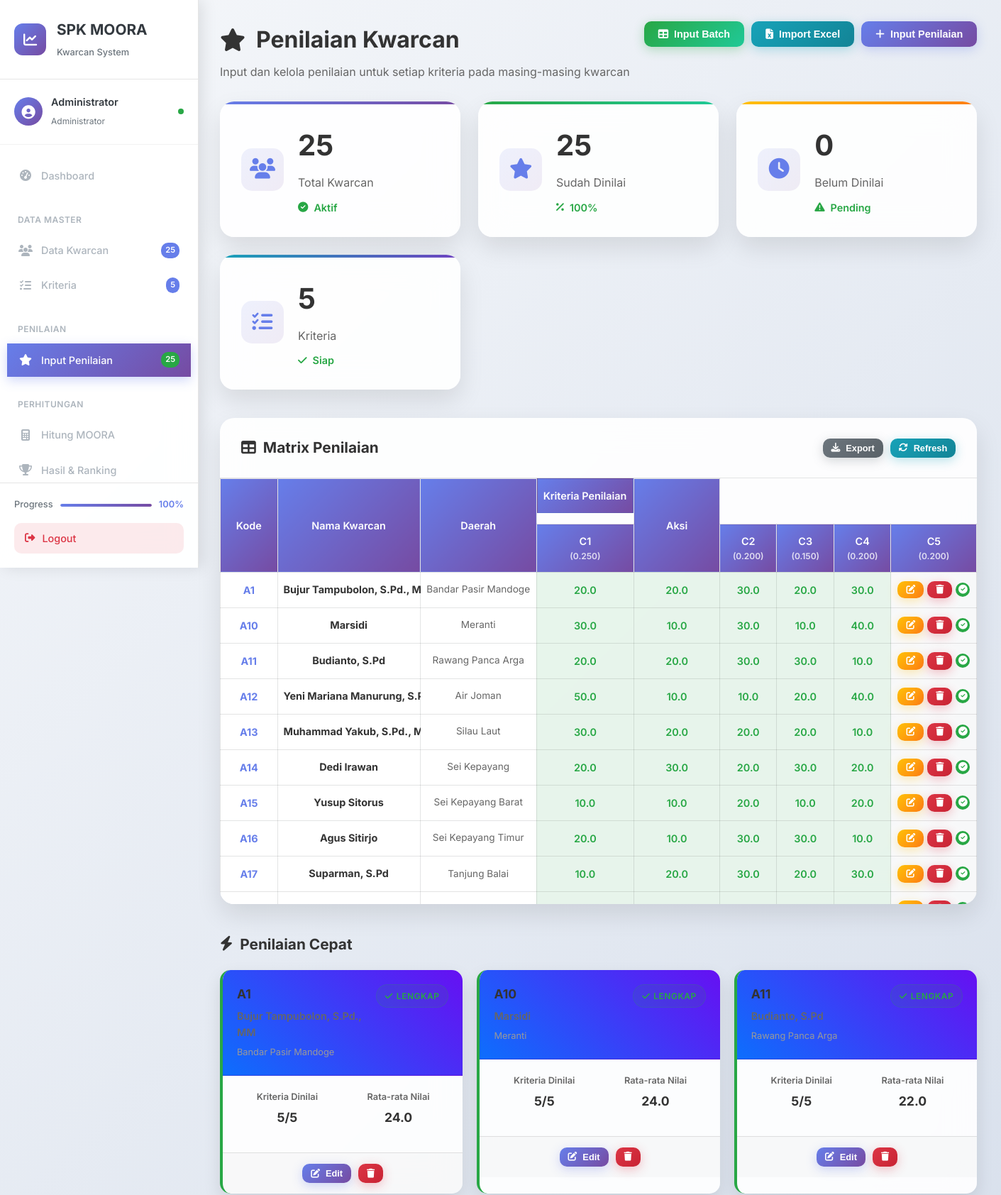
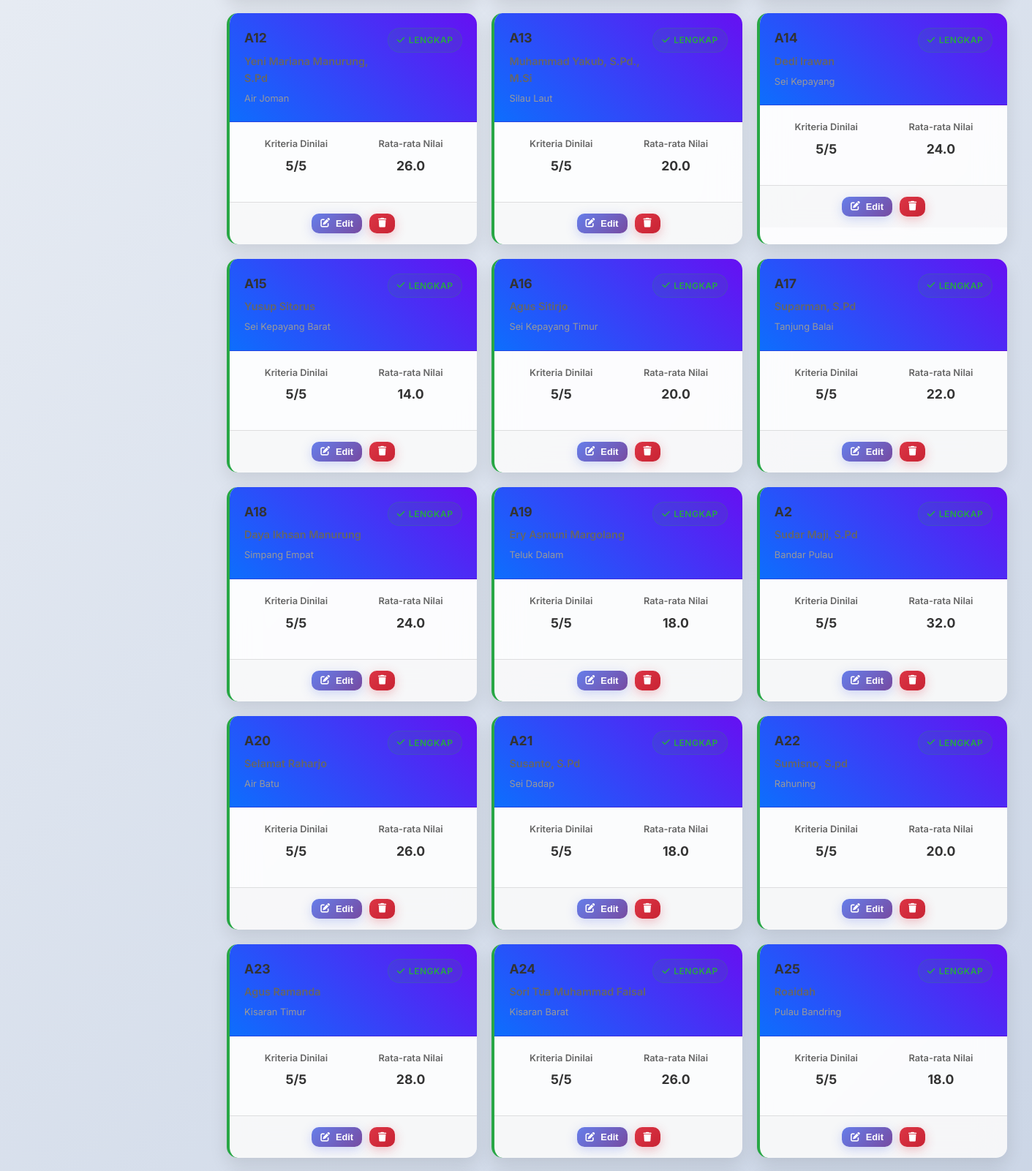
The app's page /admin/penilaian.php (signed in, upper part) with its own data (2 pictures, top to bottom).
### tables this page shows
CREATE TABLE `kriteria` (
  `id` int(11) NOT NULL,
  `kode_kriteria` varchar(10) NOT NULL,
  `nama_kriteria` varchar(100) NOT NULL,
  `bobot` decimal(5,3) NOT NULL,
  `jenis` enum('benefit','cost') NOT NULL DEFAULT 'benefit',
  `keterangan` text DEFAULT NULL,
  `created_at` timestamp NOT NULL DEFAULT current_timestamp(),
  `updated_at` timestamp NOT NULL DEFAULT current_timestamp() ON UPDATE current_timestamp()
);

CREATE TABLE `kwarcan` (
  `id` int(11) NOT NULL,
  `kode_kwarcan` varchar(10) NOT NULL,
  `nama_kwarcan` varchar(100) NOT NULL,
  `daerah` varchar(100) NOT NULL,
  `kontak` varchar(50) DEFAULT NULL,
  `keterangan` text DEFAULT NULL,
  `status` enum('aktif','nonaktif') DEFAULT 'aktif',
  `created_at` timestamp NOT NULL DEFAULT current_timestamp(),
  `updated_at` timestamp NOT NULL DEFAULT current_timestamp() ON UPDATE current_timestamp()
);

### admin/penilaian.php (the view, shortened to what this page needs)
<?php
    require_once '../config/database.php';
    try {
        $stmt = $pdo->query("SELECT COUNT(*) as total FROM kwarcan WHERE status = 'aktif'");
        $total_kwarcan = $stmt->fetch()['total'];
        $stmt = $pdo->query("SELECT COUNT(DISTINCT kwarcan_id) as total FROM penilaian");
        $total_assessed = $stmt->fetch()['total'];
        $progress = $total_kwarcan > 0 ? round(($total_assessed / $total_kwarcan) * 100, 1) : 0;
        $stmt = $pdo->query("
            SELECT k.*,
                (SELECT COUNT(*) FROM penilaian p WHERE p.kwarcan_id = k.id) as penilaian_count,
                (SELECT AVG(p.nilai) FROM penilaian p WHERE p.kwarcan_id = k.id) as rata_nilai
            FROM kwarcan k
            WHERE k.status = 'aktif'
            ORDER BY k.kode_kwarcan ASC
        ");
        $kwarcan_list = $stmt->fetchAll();
        $stmt = $pdo->query("SELECT * FROM kriteria ORDER BY kode_kriteria ASC");
        $kriteria_list = $stmt->fetchAll();
        $stmt = $pdo->query("
            SELECT k.id as kwarcan_id, k.kode_kwarcan, k.nama_kwarcan, k.daerah,
                kr.id as kriteria_id, kr.kode_kriteria, kr.nama_kriteria,
                p.nilai
            FROM kwarcan k
            CROSS JOIN kriteria kr
            LEFT JOIN penilaian p ON k.id = p.kwarcan_id AND kr.id = p.kriteria_id
            WHERE k.status = 'aktif'
            ORDER BY k.kode_kwarcan ASC, kr.kode_kriteria ASC
        ");
        $matrix_data = $stmt->fetchAll();
        $assessment_matrix = [];
        foreach ($matrix_data as $row) {
            $assessment_matrix[$row['kwarcan_id']][$row['kriteria_id']] = $row['nilai'];
            if (!isset($assessment_matrix[$row['kwarcan_id']]['info'])) {
                $assessment_matrix[$row['kwarcan_id']]['info'] = [
                    'kode_kwarcan' => $row['kode_kwarcan'],
                    'nama_kwarcan' => $row['nama_kwarcan'],
                    'daerah' => $row['daerah']
                ];
            }
        }
    } catch (Exception $e) {
        $total_kwarcan = $total_assessed = $total_kriteria = 0;
        $progress = 0;
        $kwarcan_list = [];
        $kriteria_list = [];
        $assessment_matrix = [];
    }
?>
<?php include '../includes/header.php'; ?>
<div class="dashboard-container">
    <?php include '../includes/sidebar.php'; ?>
    <div class="content">
        <div class="content-header">
            <div class="header-title">
                <h1><i class="fas fa-star"></i> Penilaian Kwarcan</h1>
                <p>Input dan kelola penilaian untuk setiap kriteria pada masing-masing kwarcan</p>
            </div>
            <div class="header-actions">
                <button class="btn btn-success" onclick="openBatchModal()">
                    <i class="fas fa-table"></i> Input Batch
                </button>
                <button class="btn btn-info" onclick="openImportModal()">
                    <i class="fas fa-file-excel"></i> Import Excel
                </button>
                <button class="btn btn-primary" onclick="openSingleModal()">
                    <i class="fas fa-plus"></i> Input Penilaian
                </button>
            </div>
        </div>
        <div class="stats-grid">
            <div class="stat-card primary">
                <div class="stat-icon">
                    <i class="fas fa-users"></i>
                </div>
                <div class="stat-content">
                    <h3><?= $total_kwarcan ?></h3>
                    <p>Total Kwarcan</p>
                    <div class="stat-trend">
                        <i class="fas fa-check-circle"></i>
                        <span>Aktif</span>
                    </div>
                </div>
            </div>
            <div class="stat-card success">
                <div class="stat-icon">
                    <i class="fas fa-star"></i>
                </div>
                <div class="stat-content">
                    <h3><?= $total_assessed ?></h3>
                    <p>Sudah Dinilai</p>
                    <div class="stat-trend">
                        <i class="fas fa-percentage"></i>
                        <span><?= $progress ?>%</span>
                    </div>
                </div>
            </div>
            <div class="stat-card warning">
                <div class="stat-icon">
                    <i class="fas fa-clock"></i>
                </div>
                <div class="stat-content">
                    <h3><?= $total_kwarcan - $total_assessed ?></h3>
                    <p>Belum Dinilai</p>
                    <div class="stat-trend">
                        <i class="fas fa-exclamation-triangle"></i>
                        <span>Pending</span>
                    </div>
                </div>
            </div>
            <div class="stat-card info">
                <div class="stat-icon">
                    <i class="fas fa-list-check"></i>
                </div>
                <div class="stat-content">
                    <h3><?= $total_kriteria ?></h3>
                    <p>Kriteria</p>
                    <div class="stat-trend">
                        <i class="fas fa-check"></i>
                        <span>Siap</span>
                    </div>
                </div>
            </div>
        </div>
        <div class="matrix-card">
            <div class="matrix-header">
                <h3><i class="fas fa-table"></i> Matrix Penilaian</h3>
                <div class="matrix-actions">
                    <button class="btn btn-secondary btn-sm" onclick="exportMatrix()">
                        <i class="fas fa-download"></i> Export
                    </button>
                    <button class="btn btn-info btn-sm" onclick="refreshMatrix()">
                        <i class="fas fa-sync-alt"></i> Refresh
                    </button>
                </div>
            </div>
            <div class="matrix-content">
                <?php if (!empty($assessment_matrix) && !empty($kriteria_list)): ?>
                    <div class="table-responsive">
                        <table class="matrix-table">
                            <thead>
                                <tr>
                                    <th rowspan="2" class="sticky-col">Kode</th>
                                    <th rowspan="2" class="sticky-col-2">Nama Kwarcan</th>
                                    <th rowspan="2" class="sticky-col-3">Daerah</th>
                                    <th colspan="<?= count($kriteria_list) ?>" class="criteria-header">Kriteria Penilaian</th>
                                    <th rowspan="2" class="action-col">Aksi</th>
                                </tr>
                                <tr>
                                    <?php foreach ($kriteria_list as $kriteria): ?>
                                        <th class="criteria-col" title="<?= htmlspecialchars($kriteria['nama_kriteria']) ?>">
                                            <?= htmlspecialchars($kriteria['kode_kriteria']) ?>
                                            <small>(<?= $kriteria['bobot'] ?>)</small>
                                        </th>
                                    <?php endforeach; ?>
                                </tr>
                            </thead>
                            <tbody>
                                <?php foreach ($assessment_matrix as $kwarcan_id => $data): ?>
                                    <?php if (isset($data['info'])): ?>
                                        <tr class="matrix-row" data-kwarcan-id="<?= $kwarcan_id ?>">
                                            <td class="sticky-col kode-col">
                                                <?= htmlspecialchars($data['info']['kode_kwarcan']) ?>
                                            </td>
                                            <td class="sticky-col-2 nama-col">
                                                <strong><?= htmlspecialchars($data['info']['nama_kwarcan']) ?></strong>
                                            </td>
                                            <td class="sticky-col-3 daerah-col">
                                                <?= htmlspecialchars($data['info']['daerah']) ?>
                                            </td>
                                            <?php
                                            $has_complete_assessment = true;
                                            ?>
                                            <?php foreach ($kriteria_list as $kriteria): ?>
                                                <?php
                                                $nilai = $data[$kriteria['id']] ?? null;
                                                ?>
                                                <td class="nilai-col <?= $nilai !== null ? 'has-value' : 'no-value' ?>">
                                                    <?= $nilai !== null ? number_format($nilai, 1) : '-' ?>
                                                </td>
                                            <?php endforeach; ?>
                                            <td class="action-col">
                                                <div class="action-buttons">
                                                    <button class="btn btn-sm btn-warning" onclick="editAssessment(<?= $kwarcan_id ?>)" title="Edit">
                                                        <i class="fas fa-edit"></i>
                                                    </button>
                                                    <?php if ($has_complete_assessment): ?>
                                                        <button class="btn btn-sm btn-danger" onclick="deleteAssessment(<?= $kwarcan_id ?>, '<?= htmlspecialchars($data['info']['nama_kwarcan']) ?>')" title="Hapus">
                                                            <i class="fas fa-trash"></i>
                                                        </button>
                                                        <span class="assessment-status complete" title="Penilaian Lengkap">
                                                            <i class="fas fa-check-circle"></i>
                                                        </span>
                                                    <?php else: ?>
                                                        <span class="assessment-status incomplete" title="Penilaian Belum Lengkap">
                                                            <i class="fas fa-exclamation-circle"></i>
                                                        </span>
                                                    <?php endif; ?>
                                                </div>
                                            </td>
                                        </tr>
                                    <?php endif; ?>
                                <?php endforeach; ?>
                            </tbody>
                        </table>
                    </div>
                <?php endif; ?>
            </div>
        </div>
        <div class="quick-assessment">
            <h3><i class="fas fa-bolt"></i> Penilaian Cepat</h3>
            <div class="assessment-grid">
                <?php foreach ($kwarcan_list as $kwarcan): ?>
                    <div class="assessment-card <?= $kwarcan['penilaian_count'] > 0 ? 'assessed' : 'not-assessed' ?>">
                        <div class="card-header">
                            <div class="kwarcan-info">
                                <h4><?= htmlspecialchars($kwarcan['kode_kwarcan']) ?></h4>
                                <p><?= htmlspecialchars($kwarcan['nama_kwarcan']) ?></p>
                                <small><?= htmlspecialchars($kwarcan['daerah']) ?></small>
                            </div>
                            <div class="assessment-status-badge">
                                <?php if ($kwarcan['penilaian_count'] >= $total_kriteria): ?>
                                    <span class="badge badge-success">
                                        <i class="fas fa-check"></i> Lengkap
                                    </span>
                                <?php elseif ($kwarcan['penilaian_count'] > 0): ?>
                                    <span class="badge badge-warning">
                                        <i class="fas fa-clock"></i> Parsial
                                    </span>
                                <?php else: ?>
                                    <span class="badge badge-danger">
                                        <i class="fas fa-times"></i> Belum
                                    </span>
                                <?php endif; ?>
                            </div>
                        </div>
                        <div class="card-content">
                            <?php if ($kwarcan['penilaian_count'] > 0): ?>
                                <div class="assessment-summary">
                                    <div class="summary-item">
                                        <label>Kriteria Dinilai</label>
                                        <span><?= $kwarcan['penilaian_count'] ?>/<?= $total_kriteria ?></span>
                                    </div>
                                    <div class="summary-item">
                                        <label>Rata-rata Nilai</label>
                                        <span><?= $kwarcan['rata_nilai'] ? number_format($kwarcan['rata_nilai'], 1) : '-' ?></span>
                                    </div>
                                </div>
                            <?php endif; ?>
                        </div>
                        <div class="card-actions">
                            <button class="btn btn-primary btn-sm" onclick="editAssessment(<?= $kwarcan['id'] ?>)">
                                <i class="fas fa-<?= $kwarcan['penilaian_count'] > 0 ? 'edit' : 'plus' ?>"></i>
                                <?= $kwarcan['penilaian_count'] > 0 ? 'Edit' : 'Input' ?>
                            </button>
                            <?php if ($kwarcan['penilaian_count'] > 0): ?>
                                <button class="btn btn-danger btn-sm" onclick="deleteAssessment(<?= $kwarcan['id'] ?>, '<?= htmlspecialchars($kwarcan['nama_kwarcan']) ?>')">
                                    <i class="fas fa-trash"></i>
                                </button>
                            <?php endif; ?>
                        </div>
                    </div>
                <?php endforeach; ?>
            </div>
        </div>
    </div>
</div>
<?php include '../includes/footer.php'; ?>

### records on screen
kriteria: kode_kriteria "C1", bobot "0.250", id "20.0", id "30.0", id "50.0", id "10.0"
kriteria: kode_kriteria "C2", bobot "0.200", id "20.0", id "10.0", id "30.0"
kriteria: kode_kriteria "C3", bobot "0.150", id "30.0", id "10.0", id "20.0"
kriteria: kode_kriteria "C4", bobot "0.200", id "20.0", id "10.0", id "30.0"
kriteria: kode_kriteria "C5", bobot "0.200", id "30.0", id "40.0", id "10.0", id "20.0"
kwarcan: kode_kwarcan "A1", nama_kwarcan "Bujur Tampubolon, S.Pd., MM", daerah "Bandar Pasir Mandoge", penilaian_count "5", total_kriteria "5", rata_nilai "24.0"
kwarcan: kode_kwarcan "A10", daerah "Meranti", penilaian_count "5", total_kriteria "5", rata_nilai "24.0"
kwarcan: kode_kwarcan "A11", daerah "Rawang Panca Arga", penilaian_count "5", total_kriteria "5", rata_nilai "22.0"
kwarcan: kode_kwarcan "A12", nama_kwarcan "Yeni Mariana Manurung, S.Pd", daerah "Air Joman", penilaian_count "5", total_kriteria "5", rata_nilai "26.0"
kwarcan: kode_kwarcan "A13", nama_kwarcan "Muhammad Yakub, S.Pd., M.Si", daerah "Silau Laut", penilaian_count "5", total_kriteria "5", rata_nilai "20.0"
kwarcan: kode_kwarcan "A14", daerah "Sei Kepayang", penilaian_count "5", total_kriteria "5", rata_nilai "24.0"
kwarcan: kode_kwarcan "A15", daerah "Sei Kepayang Barat", penilaian_count "5", total_kriteria "5", rata_nilai "14.0"
kwarcan: kode_kwarcan "A16", daerah "Sei Kepayang Timur", penilaian_count "5", total_kriteria "5", rata_nilai "20.0"
kwarcan: kode_kwarcan "A17", daerah "Tanjung Balai", penilaian_count "5", total_kriteria "5", rata_nilai "22.0"
kwarcan: kode_kwarcan "A18", nama_kwarcan "Daya Ikhsan Manurung", daerah "Simpang Empat", penilaian_count "5", total_kriteria "5", rata_nilai "24.0"
kwarcan: kode_kwarcan "A19", nama_kwarcan "Ery Asmuni Margolang", daerah "Teluk Dalam", penilaian_count "5", total_kriteria "5", rata_nilai "18.0"
kwarcan: kode_kwarcan "A2", daerah "Bandar Pulau", penilaian_count "5", total_kriteria "5", rata_nilai "32.0"
kwarcan: kode_kwarcan "A20", daerah "Air Batu", penilaian_count "5", total_kriteria "5", rata_nilai "26.0"
kwarcan: kode_kwarcan "A21", daerah "Sei Dadap", penilaian_count "5", total_kriteria "5", rata_nilai "18.0"
kwarcan: kode_kwarcan "A22", daerah "Rahuning", penilaian_count "5", total_kriteria "5", rata_nilai "20.0"
kwarcan: kode_kwarcan "A23", daerah "Kisaran Timur", penilaian_count "5", total_kriteria "5", rata_nilai "28.0"
kwarcan: kode_kwarcan "A24", nama_kwarcan "Sori Tua Muhammad Faisal", daerah "Kisaran Barat", penilaian_count "5", total_kriteria "5", rata_nilai "26.0"
kwarcan: kode_kwarcan "A25", daerah "Pulau Bandring", penilaian_count "5", total_kriteria "5", rata_nilai "18.0"

### other values on screen
$_SESSION['admin_nama'] "Administrator"
$total_kwarcan "25"
$total_kriteria "5"
$total_penilaian "25"
$total_assessed "25"
$progress "100"
$total_kwarcan - $total_assessed "0"
$data['info']['kode_kwarcan'] "A1"
$data['info']['nama_kwarcan'] "Bujur Tampubolon, S.Pd., MM"
$data['info']['daerah'] "Bandar Pasir Mandoge"
$data['info']['kode_kwarcan'] "A10"
$data['info']['nama_kwarcan'] "Marsidi"
$data['info']['daerah'] "Meranti"
$data['info']['kode_kwarcan'] "A11"
$data['info']['nama_kwarcan'] "Budianto, S.Pd"
